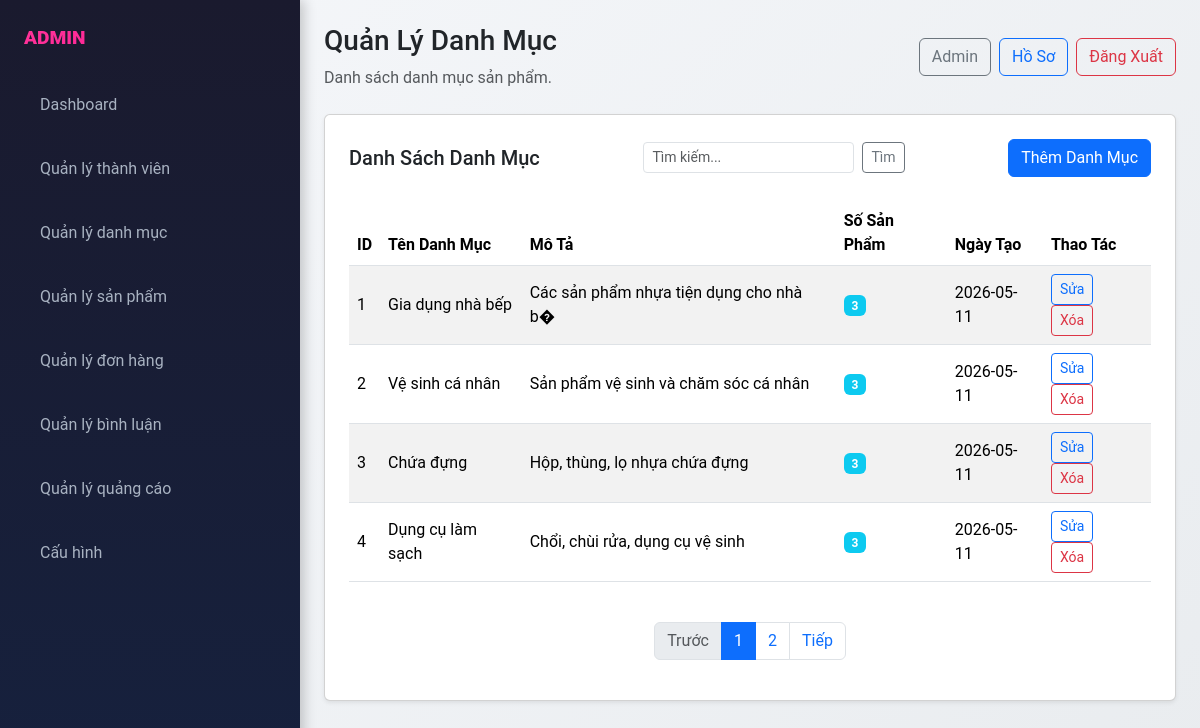
The page /admin/index.php?page_layout=category (signed in) on the database its author committed.
### tables this page shows
CREATE TABLE categories (
    id INT AUTO_INCREMENT PRIMARY KEY,
    name VARCHAR(100) NOT NULL,
    description TEXT,
    created_at TIMESTAMP DEFAULT CURRENT_TIMESTAMP
);

### admin/modules/categories/category.php (the view, shortened to what this page needs)
<?php
require_once __DIR__ . '/../../../config/database.php';
$search = isset($_GET['q']) ? trim($_GET['q']) : '';
$where = '';
$sql = "SELECT c.id, c.name, c.description, c.created_at, COUNT(p.id) as product_count
        FROM categories c
        LEFT JOIN products p ON c.id = p.category_id
        $where
        GROUP BY c.id
        ORDER BY c.created_at DESC";
$result = mysqli_query($conn, $sql);
?>
                <div class="card shadow-sm p-4">
                    <div class="d-flex justify-content-between align-items-center mb-4">
                        <h2 class="h5 mb-0">Danh Sách Danh Mục</h2>
                        <a>
                            <form class="d-flex" role="search" method="GET" action="index.php">
                                <input class="form-control form-control-sm me-2" type="search" name="q" value="<?php echo htmlspecialchars($search); ?>" placeholder="Tìm kiếm..." aria-label="Search">
                                <button class="btn btn-sm btn-outline-secondary" type="submit">Tìm</button>
                            </form>
                        </a>
                        <a href="index.php?page_layout=add_category" class="btn btn-primary">Thêm Danh Mục</a>
                    </div>
                    <div class="table-responsive">
                        <table class="table table-striped align-middle">
                            <thead>
                                <tr>
                                    <th>ID</th>
                                    <th>Tên Danh Mục</th>
                                    <th>Mô Tả</th>
                                    <th>Số Sản Phẩm</th>
                                    <th>Ngày Tạo</th>
                                    <th>Thao Tác</th>
                                </tr>
                            </thead>
                            <tbody>
                                <?php if ($result && mysqli_num_rows($result) > 0): ?>
                                    <?php while ($row = mysqli_fetch_assoc($result)): ?>
                                        <tr>
                                            <td><?php echo $row['id']; ?></td>
                                            <td><?php echo htmlspecialchars($row['name']); ?></td>
                                            <td><?php echo htmlspecialchars(substr($row['description'] ?? '', 0, 50)); ?></td>
                                            <td><span class="badge bg-info"><?php echo $row['product_count']; ?></span></td>
                                            <td><?php echo date('Y-m-d', strtotime($row['created_at'])); ?></td>
                                            <td>
                                                <a href="index.php?page_layout=edit_category&id=<?php echo $row['id']; ?>" class="btn btn-sm btn-outline-primary me-1">Sửa</a>
                                                <form method="POST" style="display: inline;">
                                                    <button type="submit" class="btn btn-sm btn-outline-danger" onclick="return confirm('Bạn có chắc muốn xóa danh mục này?')">Xóa</button>
                                                </form>
                                            </td>
                                        </tr>
                                    <?php endwhile; ?>
                                <?php else: ?>
                                    <tr>
                                        <td colspan="6" class="text-center text-muted">Không tìm thấy danh mục nào.</td>
                                    </tr>
                                <?php endif; ?>
                        </table>
                    </div>
                    <nav aria-label="Page navigation" class="mt-4">
                        <ul class="pagination justify-content-center">
                            <li class="page-item disabled">
                                <a class="page-link" href="#" tabindex="-1">Trước</a>
                            </li>
                            <li class="page-item active"><a class="page-link" href="#">1</a></li>
                            <li class="page-item"><a class="page-link" href="#">2</a></li>
                            <li class="page-item">
                                <a class="page-link" href="#">Tiếp</a>
                            </li>
                        </ul>
                    </nav>
                </div>

### admin/css/admin.css (style rules this page uses)
body { background: linear-gradient(135deg, #f5f7fa 0%, #e9ecef 100%); font-family: 'Roboto', sans-serif; }

### rows shown on the page
categories: id "1", name "Gia dụng nhà bếp", description "Các sản phẩm nhựa tiện dụng cho nhà b�", product_count "3", created_at "2026-05-11"
categories: id "2", name "Vệ sinh cá nhân", description "Sản phẩm vệ sinh và chăm sóc cá nhân", product_count "3", created_at "2026-05-11"
categories: id "3", name "Chứa đựng", description "Hộp, thùng, lọ nhựa chứa đựng", product_count "3", created_at "2026-05-11"
categories: id "4", name "Dụng cụ làm sạch", description "Chổi, chùi rửa, dụng cụ vệ sinh", product_count "3", created_at "2026-05-11"

### other values the page prints
$_SESSION['user_login']['user_full'] "Admin"
